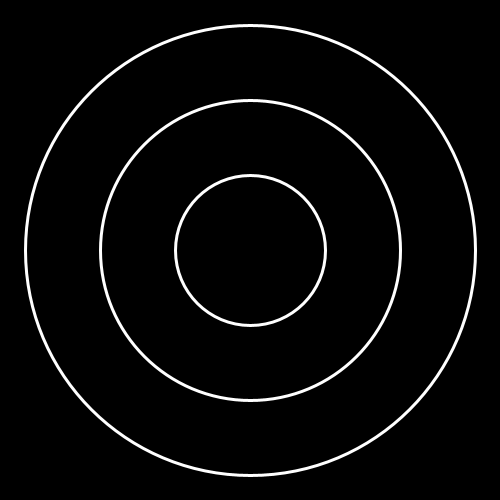
Frame 1 (no input)
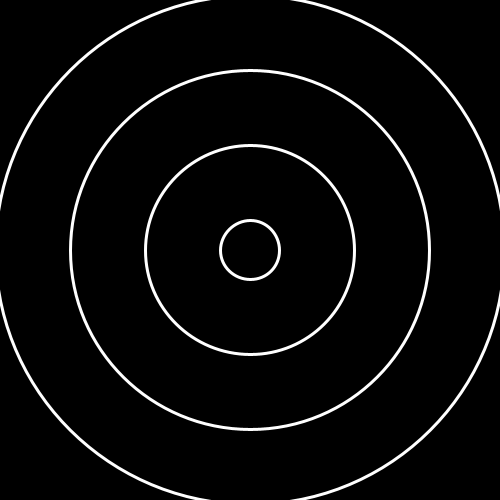
Frame 60 (the mouse pressed at the canvas centre just before this capture)
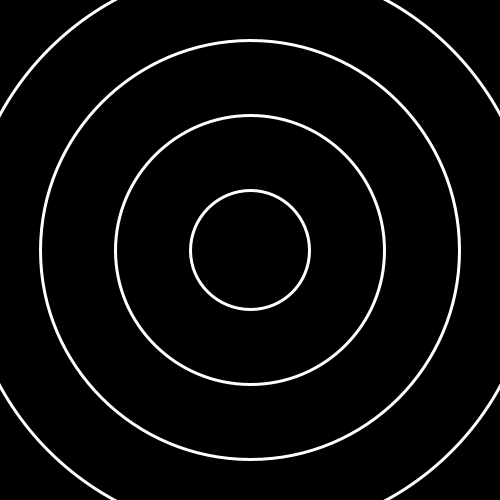
Frame 120 (the mouse held since frame 60 and released just before this capture)

The Processing sketch that drew these frames (run headless with seeded random() and noise(); from frame 60 on, the mouse is pressed at the canvas centre):

// Processing sketch: esercizio2_03
// ── esercizio2_03.pde
int a=0;
int b=150;
int c=300;
int d=450;

void setup()
{
  size(500,500);
}


void draw()
{
  background(0);
  
  cerchio(width/2,height/2,a);
  cerchio(width/2,height/2,b);
  cerchio(width/2,height/2,c);
  cerchio(width/2,height/2,d);

  if(a>=700)
  {
    a=0;
  }
    if(b>=700)
  {
    b=0;
  }
    if(c>=700)
  {
    c=0;
  }
    if(d>=700)
  {
    d=0;
  }
  a++;
  b++;
  c++;
  d++;

  //if(i==400)
  //{
  //  i=0;
  //  c=new cerchio(width/2,height/2,i++);
  //}
}


void cerchio(int a, int b, int c)
 {
   noFill();
   stroke(255);
   strokeWeight(3);
   ellipse(a,b,c,c);
 }
